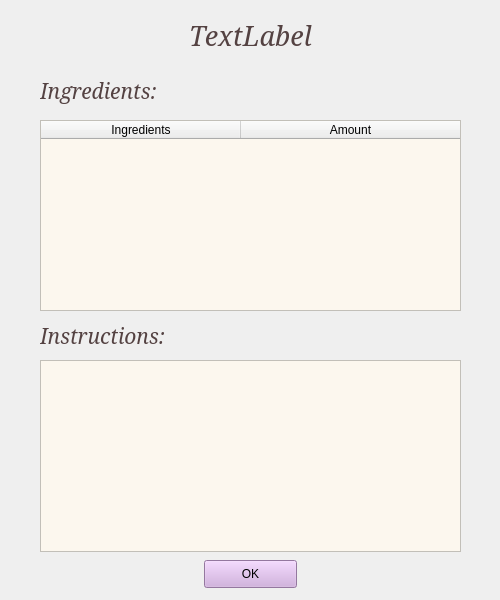
<?xml version="1.0" encoding="UTF-8"?>
<ui version="4.0">
 <class>ViewRecipe</class>
 <widget class="QWidget" name="ViewRecipe">
  <property name="geometry">
   <rect>
    <x>0</x>
    <y>0</y>
    <width>500</width>
    <height>600</height>
   </rect>
  </property>
  <property name="windowTitle">
   <string>ViewRecipe</string>
  </property>
  <widget class="QPushButton" name="OKview">
   <property name="geometry">
    <rect>
     <x>204</x>
     <y>560</y>
     <width>93</width>
     <height>28</height>
    </rect>
   </property>
   <property name="styleSheet">
    <string notr="true">QPushButton {
	background-color: #CFA7DE;
}</string>
   </property>
   <property name="text">
    <string>OK</string>
   </property>
  </widget>
  <widget class="QLabel" name="choosentitle">
   <property name="geometry">
    <rect>
     <x>10</x>
     <y>20</y>
     <width>481</width>
     <height>31</height>
    </rect>
   </property>
   <property name="sizePolicy">
    <sizepolicy hsizetype="Maximum" vsizetype="Expanding">
     <horstretch>0</horstretch>
     <verstretch>0</verstretch>
    </sizepolicy>
   </property>
   <property name="font">
    <font>
     <family>Elephant</family>
     <pointsize>20</pointsize>
     <italic>true</italic>
    </font>
   </property>
   <property name="styleSheet">
    <string notr="true">QLabel {
	color: #544242;
}</string>
   </property>
   <property name="frameShadow">
    <enum>QFrame::Plain</enum>
   </property>
   <property name="text">
    <string>TextLabel</string>
   </property>
   <property name="scaledContents">
    <bool>true</bool>
   </property>
   <property name="alignment">
    <set>Qt::AlignCenter</set>
   </property>
  </widget>
  <widget class="QLabel" name="label">
   <property name="geometry">
    <rect>
     <x>40</x>
     <y>60</y>
     <width>181</width>
     <height>61</height>
    </rect>
   </property>
   <property name="font">
    <font>
     <family>Elephant</family>
     <pointsize>16</pointsize>
     <italic>true</italic>
    </font>
   </property>
   <property name="styleSheet">
    <string notr="true">QLabel {
	color: #544242;
}</string>
   </property>
   <property name="text">
    <string>Ingredients:</string>
   </property>
  </widget>
  <widget class="QTableWidget" name="ingtable">
   <property name="geometry">
    <rect>
     <x>40</x>
     <y>120</y>
     <width>421</width>
     <height>191</height>
    </rect>
   </property>
   <property name="sizePolicy">
    <sizepolicy hsizetype="Expanding" vsizetype="Preferred">
     <horstretch>0</horstretch>
     <verstretch>0</verstretch>
    </sizepolicy>
   </property>
   <property name="autoFillBackground">
    <bool>false</bool>
   </property>
   <property name="styleSheet">
    <string notr="true">QTableWidget {
	background-color: #FCF7EE;
}</string>
   </property>
   <property name="cornerButtonEnabled">
    <bool>true</bool>
   </property>
   <attribute name="horizontalHeaderVisible">
    <bool>true</bool>
   </attribute>
   <attribute name="horizontalHeaderCascadingSectionResizes">
    <bool>false</bool>
   </attribute>
   <attribute name="horizontalHeaderDefaultSectionSize">
    <number>200</number>
   </attribute>
   <attribute name="horizontalHeaderHighlightSections">
    <bool>true</bool>
   </attribute>
   <attribute name="horizontalHeaderStretchLastSection">
    <bool>true</bool>
   </attribute>
   <column>
    <property name="text">
     <string>Ingredients</string>
    </property>
    <property name="textAlignment">
     <set>AlignCenter</set>
    </property>
    <property name="background">
     <color>
      <red>246</red>
      <green>248</green>
      <blue>219</blue>
     </color>
    </property>
   </column>
   <column>
    <property name="text">
     <string>Amount</string>
    </property>
    <property name="textAlignment">
     <set>AlignCenter</set>
    </property>
    <property name="background">
     <color>
      <red>249</red>
      <green>255</green>
      <blue>219</blue>
     </color>
    </property>
   </column>
  </widget>
  <widget class="QTextBrowser" name="howtotext">
   <property name="geometry">
    <rect>
     <x>40</x>
     <y>360</y>
     <width>421</width>
     <height>192</height>
    </rect>
   </property>
   <property name="styleSheet">
    <string notr="true">QTextEdit {
	background-color: #FCF7EE;
}</string>
   </property>
  </widget>
  <widget class="QLabel" name="label_2">
   <property name="geometry">
    <rect>
     <x>40</x>
     <y>320</y>
     <width>241</width>
     <height>31</height>
    </rect>
   </property>
   <property name="font">
    <font>
     <family>Elephant</family>
     <pointsize>16</pointsize>
     <italic>true</italic>
    </font>
   </property>
   <property name="styleSheet">
    <string notr="true">QLabel {
	color: #544242;
}</string>
   </property>
   <property name="text">
    <string>Instructions:</string>
   </property>
  </widget>
 </widget>
 <layoutdefault spacing="6" margin="11"/>
 <resources/>
 <connections/>
</ui>
